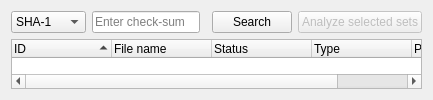
     <widget class="QWidget" name="tabChecksumWizard">
      <attribute name="icon">
       <iconset resource="../qmc2.qrc">
        <normaloff>:/data/img/hash.png</normaloff>:/data/img/hash.png</iconset>
      </attribute>
      <attribute name="title">
       <string>Check-sum finder</string>
      </attribute>
      <layout class="QGridLayout" name="gridLayoutCheckSumWizard" rowstretch="0,0,1">
       <item row="0" column="0" colspan="2">
        <layout class="QHBoxLayout" name="horizontalLayout_9">
         <item>
          <widget class="QComboBox" name="comboBoxChecksumWizardHashType">
           <property name="sizePolicy">
            <sizepolicy hsizetype="Fixed" vsizetype="Minimum">
             <horstretch>0</horstretch>
             <verstretch>0</verstretch>
            </sizepolicy>
           </property>
           <property name="toolTip">
            <string>Select the check-sum type</string>
           </property>
           <item>
            <property name="text">
             <string>SHA-1</string>
            </property>
           </item>
           <item>
            <property name="text">
             <string>CRC-32</string>
            </property>
           </item>
          </widget>
         </item>
         <item>
          <widget class="QLineEdit" name="lineEditChecksumWizardHash">
           <property name="sizePolicy">
            <sizepolicy hsizetype="Expanding" vsizetype="Minimum">
             <horstretch>0</horstretch>
             <verstretch>0</verstretch>
            </sizepolicy>
           </property>
           <property name="toolTip">
            <string>Check-sum to be searched</string>
           </property>
           <property name="placeholderText">
            <string>Enter check-sum</string>
           </property>
          </widget>
         </item>
         <item>
          <widget class="QWidget" name="widgetCheckSumDbQueryStatus" native="true">
           <property name="sizePolicy">
            <sizepolicy hsizetype="Preferred" vsizetype="Minimum">
             <horstretch>0</horstretch>
             <verstretch>0</verstretch>
            </sizepolicy>
           </property>
           <property name="toolTip">
            <string>Indicates if the check-sum is available in the database (green) or not (red)</string>
           </property>
           <property name="autoFillBackground">
            <bool>true</bool>
           </property>
          </widget>
         </item>
         <item>
          <widget class="QPushButton" name="pushButtonChecksumWizardSearch">
           <property name="sizePolicy">
            <sizepolicy hsizetype="Minimum" vsizetype="Minimum">
             <horstretch>0</horstretch>
             <verstretch>0</verstretch>
            </sizepolicy>
           </property>
           <property name="toolTip">
            <string>Search for the check-sum now</string>
           </property>
           <property name="text">
            <string>Search</string>
           </property>
           <property name="icon">
            <iconset resource="../qmc2.qrc">
             <normaloff>:/data/img/filefind.png</normaloff>:/data/img/filefind.png</iconset>
           </property>
           <property name="autoDefault">
            <bool>false</bool>
           </property>
          </widget>
         </item>
         <item>
          <widget class="QPushButton" name="pushButtonChecksumWizardAnalyzeSelectedSets">
           <property name="enabled">
            <bool>false</bool>
           </property>
           <property name="sizePolicy">
            <sizepolicy hsizetype="Minimum" vsizetype="Minimum">
             <horstretch>0</horstretch>
             <verstretch>0</verstretch>
            </sizepolicy>
           </property>
           <property name="toolTip">
            <string>Analyze all selected sets in order to qualify them</string>
           </property>
           <property name="text">
            <string>Analyze selected sets</string>
           </property>
           <property name="icon">
            <iconset resource="../qmc2.qrc">
             <normaloff>:/data/img/romalyzer.png</normaloff>:/data/img/romalyzer.png</iconset>
           </property>
           <property name="autoDefault">
            <bool>false</bool>
           </property>
          </widget>
         </item>
        </layout>
       </item>
       <item row="2" column="0" colspan="2">
        <widget class="QTreeWidget" name="treeWidgetChecksumWizardSearchResult">
         <property name="sizePolicy">
          <sizepolicy hsizetype="Expanding" vsizetype="Ignored">
           <horstretch>0</horstretch>
           <verstretch>0</verstretch>
          </sizepolicy>
         </property>
         <property name="toolTip">
          <string>Search results for the current check-sum</string>
         </property>
         <property name="selectionMode">
          <enum>QAbstractItemView::ExtendedSelection</enum>
         </property>
         <property name="selectionBehavior">
          <enum>QAbstractItemView::SelectRows</enum>
         </property>
         <property name="rootIsDecorated">
          <bool>false</bool>
         </property>
         <property name="uniformRowHeights">
          <bool>true</bool>
         </property>
         <property name="itemsExpandable">
          <bool>false</bool>
         </property>
         <property name="sortingEnabled">
          <bool>true</bool>
         </property>
         <property name="allColumnsShowFocus">
          <bool>true</bool>
         </property>
         <column>
          <property name="text">
           <string>ID</string>
          </property>
         </column>
         <column>
          <property name="text">
           <string>File name</string>
          </property>
         </column>
         <column>
          <property name="text">
           <string>Status</string>
          </property>
         </column>
         <column>
          <property name="text">
           <string>Type</string>
          </property>
         </column>
         <column>
          <property name="text">
           <string>Path</string>
          </property>
         </column>
        </widget>
       </item>
      </layout>
     </widget>
